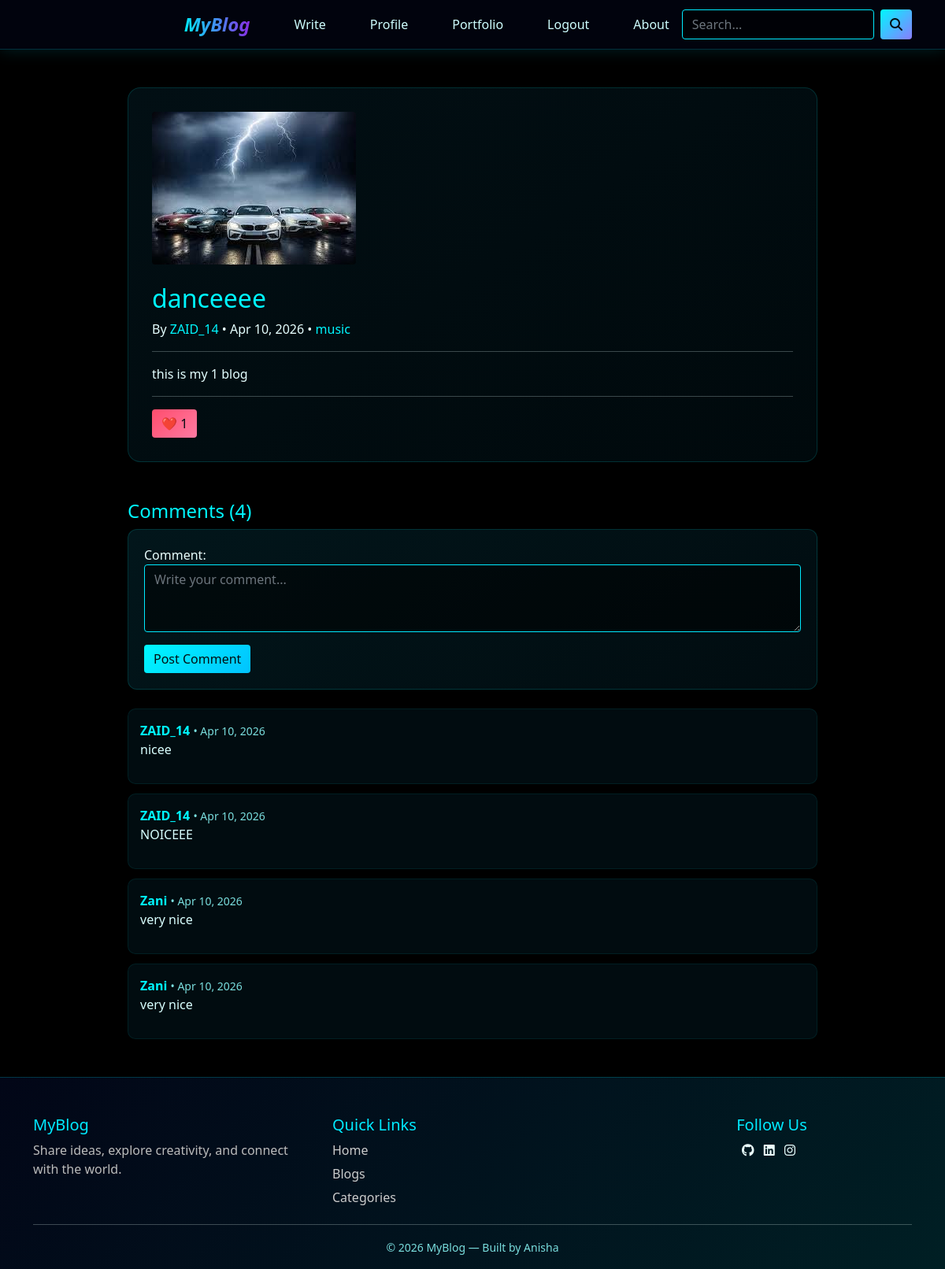
Screenshot of /blog/danceeee-c22c25/ (signed in) with the database file from the repository.
### app/models.py (models this page shows, shortened)
class BlogPost(models.Model):
    STATUS_CHOICES = [
        ('DRAFT', 'Draft'),
        ('PUBLISHED', 'Published'),
    ]
    author = models.ForeignKey(
        User,
        on_delete=models.CASCADE,
        related_name="blogs"
    )
    category = models.ForeignKey(
        Category,
        on_delete=models.SET_NULL,
        null=True,
        related_name="blogs"
    )
    title = models.CharField(max_length=250)
    slug = models.SlugField(unique=True, blank=True)
    content = models.TextField()
    featured_image = models.ImageField(
        upload_to="blogs/",
        blank=True,
        null=True
    )
    video = models.FileField(        # optional video
        upload_to="blog_videos/",
        blank=True,
        null=True
    )
    status = models.CharField(
        max_length=10,
        choices=STATUS_CHOICES,
        default='DRAFT'
    )
    is_featured = models.BooleanField(default=False)
    created_at = models.DateTimeField(auto_now_add=True)
    updated_at = models.DateTimeField(auto_now=True)
    class Meta:
        ordering = ['-created_at']

class Category(models.Model):
    name = models.CharField(max_length=100, unique=True)
    slug = models.SlugField(unique=True, blank=True)
    class Meta:
        verbose_name_plural = "Categories"
        ordering = ['name']

class Comment(models.Model):
    blog = models.ForeignKey(
        BlogPost,
        related_name='comments',
        on_delete=models.CASCADE
    )
    user = models.ForeignKey(User, on_delete=models.CASCADE)
    comment = models.TextField()
    parent = models.ForeignKey(
        'self',
        null=True,
        blank=True,
        related_name='replies',
        on_delete=models.CASCADE
    )
    is_approved = models.BooleanField(default=True)
    created_at = models.DateTimeField(auto_now_add=True)

### app/views.py (the view)
# urls.py: path('blog/<slug:slug>/', views.blog_detail, name='blog_detail'),
def blog_detail(request, slug):
    blog = get_object_or_404(
        BlogPost,
        slug=slug,
        status='PUBLISHED'
    )
    ip = request.META.get('REMOTE_ADDR', '')
    BlogView.objects.get_or_create(blog=blog, ip_address=ip)
    comments = blog.comments.filter(is_approved=True)
    is_liked = False
    if request.user.is_authenticated:
        is_liked = BlogLike.objects.filter(
            blog=blog,
            user=request.user
        ).exists()
    comment_form = CommentForm()
    return render(request, 'blog/blog_detail.html', {
        'blog': blog,
        'comments': comments,
        'is_liked': is_liked,
        'comment_form': comment_form
    })

### app/forms.py
class CommentForm(forms.ModelForm):
    class Meta:
        model = Comment
        fields = ['comment']
        widgets = {
            'comment': forms.Textarea(
                attrs={
                    'class': 'form-control',
                    'rows': 3,
                    'placeholder': 'Write your comment...'
                }
            )
        }

### app/templates/blog/blog_detail.html (shortened to what this page needs)
{% extends 'blog/base.html' %}
{% load static %}
{% block content %}
<div class="container my-5 blog-container">
<div class="blog-card">
    {% if blog.featured_image %}
        <img src="{{ blog.featured_image.url }}" class="img-fluid rounded mb-4">
    {% endif %}
    <h2>{{ blog.title }}</h2>
    <p>
      By
      <a href="{% url 'author_profile' blog.author.username %}">
        {{ blog.author.username }}
      </a>
      • {{ blog.created_at|date:"M d, Y" }}
      {% if blog.category %}
        • <a href="{% url 'category' blog.category.slug %}">
          {{ blog.category.name }}
        </a>
      {% endif %}
    </p>
    <hr>
    {{ blog.content|linebreaks }}
    <hr>
    {% if user.is_authenticated %}
      <form method="post" action="{% url 'blog_like' blog.id %}">
        <button type="submit"
                class="btn {% if is_liked %}btn-danger{% else %}btn-outline-danger{% endif %}">
          ❤️ {{ blog.likes.count }}
        </button>
      </form>
    {% else %}
      <a href="{% url 'login' %}">Login to like</a>
    {% endif %}
</div>
<div class="mt-5">
<h4>Comments ({{ comments.count }})</h4>
{% if user.is_authenticated %}
<div class="comment-box mb-4">
<form method="post" action="{% url 'add_comment' blog.id %}">
{{ comment_form.as_p }}
<button class="btn btn-success">
Post Comment
</button>
</form>
</div>
{% endif %}
{% for comment in comments %}
{% if not comment.parent %}
<div class="comment">
<strong>{{ comment.user.username }}</strong>
<small>
 • {{ comment.created_at|date:"M d, Y" }}
</small>
<p>{{ comment.comment }}</p>
</div>
{% endif %}
{% empty %}
<p class="text-info">No comments yet 🚀</p>
{% endfor %}
</div>
</div>
{% endblock content %}

### app/templates/blog/base.html (style rules this page uses)
body { background: #000; color: #eafdfc; margin: 0; overflow-x: hidden; }
.form-control { background: rgba(0,0,0,0.5); border: 1px solid #00eaff; color: #eafdfc; }

### app/templates/blog/blog_detail.html (style rules this page uses)
.blog-container { max-width:900px;margin:auto; }
.blog-card { background:linear-gradient(145deg,#020f14,#00090c); border-radius:16px; padding:30px; border:1px solid rgba(0,255,255,0.15); box-shadow:0 10px 25px rgba(0,0,0,0.8); color:#e6ffff; }
.blog-card a { color:#00f7ff; text-decoration:none; }
.comment-box { background:linear-gradient(145deg,#02161b,#010c10); padding:20px; border-radius:12px; border:1px solid rgba(0,255,255,0.15); }
.comment { background:#010c10; padding:15px; border-radius:10px; margin-bottom:12px; border:1px solid rgba(0,255,255,0.08); color:#d9ffff; }
.btn-success { background:linear-gradient(135deg,#00f7ff,#00c3ff); border:none; color:#021014; }
.btn-danger { background:linear-gradient(135deg,#ff4d6d,#ff7aa2); border:none; color:#020b10; }
h2,h4,strong { color:#00f7ff; }
small { color:#7adede; }
hr { border-color:rgba(0,255,255,0.2); }

### rows the page displays
BlogPost: featured_image (picture), title "danceeee", author.username "ZAID_14", created_at "Apr 10, 2026", category.name "music", content "this is my 1 blog", likes.count "1"
Comment: user.username "ZAID_14", created_at "Apr 10, 2026", comment "nicee"
Comment: user.username "ZAID_14", created_at "Apr 10, 2026", comment "NOICEEE"
Comment: user.username "Zani", created_at "Apr 10, 2026", comment "very nice"
Comment: user.username "Zani", created_at "Apr 10, 2026", comment "very nice"

### other values shown
{{ comments.count }} "4"
